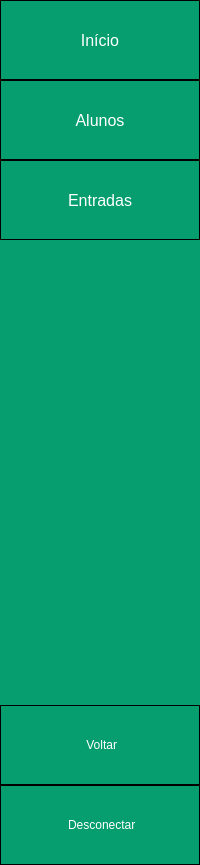
     <widget class="QWidget" name="menu_todo" native="true">
      <property name="minimumSize">
       <size>
        <width>200</width>
        <height>50</height>
       </size>
      </property>
      <property name="styleSheet">
       <string notr="true">QWidget{
	background-color:#069E6E;
}</string>
      </property>
      <layout class="QVBoxLayout" name="verticalLayout_4">
       <property name="spacing">
        <number>0</number>
       </property>
       <property name="leftMargin">
        <number>0</number>
       </property>
       <property name="topMargin">
        <number>0</number>
       </property>
       <property name="rightMargin">
        <number>0</number>
       </property>
       <property name="bottomMargin">
        <number>0</number>
       </property>
       <item>
        <layout class="QVBoxLayout" name="verticalLayout_2">
         <property name="spacing">
          <number>0</number>
         </property>
         <item>
          <widget class="QPushButton" name="btnHomeLAberto">
           <property name="minimumSize">
            <size>
             <width>0</width>
             <height>80</height>
            </size>
           </property>
           <property name="font">
            <font>
             <family>Arial</family>
             <pointsize>12</pointsize>
            </font>
           </property>
           <property name="styleSheet">
            <string notr="true">QPushButton{
	background-color:#069E6E;
	color:#ffffff;
	border: 1px solid black;
}

QPushButton:hover{
	background-color:#047b55;
}

QPushButton:pressed{
	background-color: rgb(2, 45, 29);
}</string>
           </property>
           <property name="text">
            <string>Início</string>
           </property>
           <property name="icon">
            <iconset resource="imagens/imagens_usadas.qrc">
             <normaloff>:/imagens/imgBtnHome.png</normaloff>:/imagens/imgBtnHome.png</iconset>
           </property>
           <property name="iconSize">
            <size>
             <width>36</width>
             <height>36</height>
            </size>
           </property>
           <property name="checkable">
            <bool>true</bool>
           </property>
           <property name="autoExclusive">
            <bool>true</bool>
           </property>
          </widget>
         </item>
         <item>
          <widget class="QPushButton" name="btnAlunosLAberto">
           <property name="minimumSize">
            <size>
             <width>0</width>
             <height>80</height>
            </size>
           </property>
           <property name="font">
            <font>
             <family>Arial</family>
             <pointsize>12</pointsize>
            </font>
           </property>
           <property name="styleSheet">
            <string notr="true">QPushButton{
	background-color:#069E6E;
	color:#ffffff;
	border: 1px solid black;
}

QPushButton:hover{
	background-color:#047b55;
}

QPushButton:pressed{
	background-color: rgb(2, 45, 29);
}

</string>
           </property>
           <property name="text">
            <string>Alunos</string>
           </property>
           <property name="icon">
            <iconset resource="imagens/imagens_usadas.qrc">
             <normaloff>:/imagens/imgAlunoBranco.png</normaloff>:/imagens/imgAlunoBranco.png</iconset>
           </property>
           <property name="iconSize">
            <size>
             <width>36</width>
             <height>36</height>
            </size>
           </property>
           <property name="checkable">
            <bool>true</bool>
           </property>
           <property name="autoExclusive">
            <bool>true</bool>
           </property>
          </widget>
         </item>
         <item>
          <widget class="QPushButton" name="btnEntradasLAberto">
           <property name="minimumSize">
            <size>
             <width>0</width>
             <height>80</height>
            </size>
           </property>
           <property name="font">
            <font>
             <family>Arial</family>
             <pointsize>12</pointsize>
            </font>
           </property>
           <property name="styleSheet">
            <string notr="true">QPushButton{
	background-color:#069E6E;
	color:#ffffff;
	border: 1px solid black;
}

QPushButton:hover{
	background-color:#047b55;
}

QPushButton:pressed{
	background-color: rgb(2, 45, 29);
}

</string>
           </property>
           <property name="text">
            <string>Entradas</string>
           </property>
           <property name="icon">
            <iconset resource="imagens/imagens_usadas.qrc">
             <normaloff>:/imagens/imgBtnEntrada.png</normaloff>:/imagens/imgBtnEntrada.png</iconset>
           </property>
           <property name="iconSize">
            <size>
             <width>36</width>
             <height>36</height>
            </size>
           </property>
           <property name="checkable">
            <bool>true</bool>
           </property>
           <property name="autoExclusive">
            <bool>true</bool>
           </property>
          </widget>
         </item>
        </layout>
       </item>
       <item>
        <spacer name="verticalSpacer_2">
         <property name="orientation">
          <enum>Qt::Vertical</enum>
         </property>
         <property name="sizeHint" stdset="0">
          <size>
           <width>20</width>
           <height>465</height>
          </size>
         </property>
        </spacer>
       </item>
       <item>
        <widget class="QPushButton" name="btnVoltarLAberto">
         <property name="minimumSize">
          <size>
           <width>0</width>
           <height>80</height>
          </size>
         </property>
         <property name="styleSheet">
          <string notr="true">QPushButton{
	background-color:#069E6E;
	color:#ffffff;
	border: 1px solid black;
}

QPushButton:hover{
	background-color:#047b55;
}

QPushButton:pressed{
	background-color: rgb(2, 45, 29);
}

QPushButton:checked{
	background-color:  rgb(2, 45, 29);
}

</string>
         </property>
         <property name="text">
          <string> Voltar</string>
         </property>
         <property name="icon">
          <iconset resource="imagens/imagens_usadas.qrc">
           <normaloff>:/imagens/imgBtnVoltar.png</normaloff>:/imagens/imgBtnVoltar.png</iconset>
         </property>
         <property name="iconSize">
          <size>
           <width>36</width>
           <height>36</height>
          </size>
         </property>
        </widget>
       </item>
       <item>
        <widget class="QPushButton" name="btnDesconectarLAberto">
         <property name="minimumSize">
          <size>
           <width>0</width>
           <height>80</height>
          </size>
         </property>
         <property name="styleSheet">
          <string notr="true">QPushButton{
	background-color:#069E6E;
	color:#ffffff;
	border: 1px solid black;
}

QPushButton:hover{
	background-color:#047b55;
}

QPushButton:pressed{
	background-color: rgb(2, 45, 29);
}

QPushButton:checked{
	background-color:  rgb(2, 45, 29);
}

</string>
         </property>
         <property name="text">
          <string> Desconectar</string>
         </property>
         <property name="icon">
          <iconset resource="imagens/imagens_usadas.qrc">
           <normaloff>:/imagens/imgBtnDesconectar.png</normaloff>:/imagens/imgBtnDesconectar.png</iconset>
         </property>
         <property name="iconSize">
          <size>
           <width>32</width>
           <height>32</height>
          </size>
         </property>
        </widget>
       </item>
      </layout>
     </widget>
